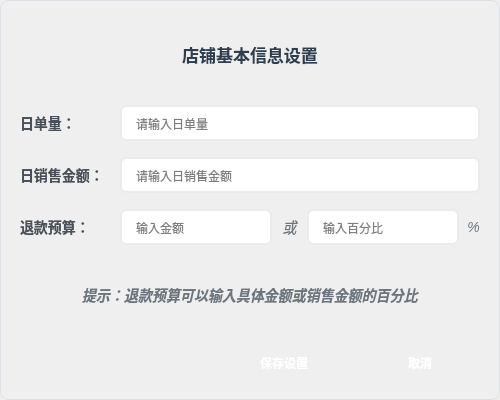
<?xml version="1.0" encoding="UTF-8"?>
<ui version="4.0">
 <class>StoreSettingsDialog</class>
 <widget class="QDialog" name="StoreSettingsDialog">
  <property name="geometry">
   <rect>
    <x>0</x>
    <y>0</y>
    <width>500</width>
    <height>400</height>
   </rect>
  </property>
  <property name="windowTitle">
   <string>店铺基本信息设置</string>
  </property>
  <property name="styleSheet">
   <string notr="true">
/* 对话框整体样式 */
QDialog {
    background: qlineargradient(x1: 0, y1: 0, x2: 0, y2: 1,
                                stop: 0 #f8f9fa, stop: 1 #e9ecef);
    border: 1px solid #dee2e6;
    border-radius: 8px;
}

/* 标签样式 */
QLabel {
    font-family: "YouYuan";
    font-size: 14px;
    color: #495057;
    font-weight: bold;
}

/* 输入框样式 */
QLineEdit {
    font-family: "YouYuan";
    font-size: 12px;
    padding: 8px 12px;
    border: 2px solid #e9ecef;
    border-radius: 6px;
    background-color: white;
    selection-background-color: #2196F3;
}

QLineEdit:focus {
    border-color: #2196F3;
    background-color: #f8fbff;
}

QLineEdit:placeholder {
    color: #adb5bd;
    font-style: italic;
}

/* 按钮样式 */
QPushButton {
    font-family: "YouYuan";
    font-size: 12px;
    font-weight: bold;
    padding: 8px 20px;
    border: none;
    border-radius: 6px;
    min-width: 80px;
}

/* 保存按钮 */
QPushButton#save_btn {
    background: qlineargradient(x1: 0, y1: 0, x2: 0, y2: 1,
                                stop: 0 #2196F3, stop: 1 #1976D2);
    color: white;
}

QPushButton#save_btn:hover {
    background: qlineargradient(x1: 0, y1: 0, x2: 0, y2: 1,
                                stop: 0 #1976D2, stop: 1 #1565C0);
}

QPushButton#save_btn:pressed {
    background: qlineargradient(x1: 0, y1: 0, x2: 0, y2: 1,
                                stop: 0 #1565C0, stop: 1 #0D47A1);
}

/* 取消按钮 */
QPushButton#cancel_btn {
    background: qlineargradient(x1: 0, y1: 0, x2: 0, y2: 1,
                                stop: 0 #6c757d, stop: 1 #5a6268);
    color: white;
}

QPushButton#cancel_btn:hover {
    background: qlineargradient(x1: 0, y1: 0, x2: 0, y2: 1,
                                stop: 0 #5a6268, stop: 1 #545b62);
}

QPushButton#cancel_btn:pressed {
    background: qlineargradient(x1: 0, y1: 0, x2: 0, y2: 1,
                                stop: 0 #545b62, stop: 1 #4e555b);
}

/* 特殊标签样式 */
QLabel#or_label, QLabel#percent_label {
    color: #6c757d;
    font-weight: normal;
    font-style: italic;
}
   </string>
  </property>
  <layout class="QVBoxLayout" name="verticalLayout">
   <property name="spacing">
    <number>16</number>
   </property>
   <property name="leftMargin">
    <number>20</number>
   </property>
   <property name="topMargin">
    <number>20</number>
   </property>
   <property name="rightMargin">
    <number>20</number>
   </property>
   <property name="bottomMargin">
    <number>20</number>
   </property>
   
   <!-- 标题区域 -->
   <item>
    <widget class="QLabel" name="title_label">
     <property name="text">
      <string>&lt;h3 style='color: #2c3e50; margin: 0;'&gt;店铺基本信息设置&lt;/h3&gt;</string>
     </property>
     <property name="alignment">
      <set>Qt::AlignCenter</set>
     </property>
    </widget>
   </item>
   
   <!-- 表单区域 -->
   <item>
    <layout class="QFormLayout" name="formLayout">
     <property name="horizontalSpacing">
      <number>16</number>
     </property>
     <property name="verticalSpacing">
      <number>16</number>
     </property>
     
     <!-- 日单量 -->
     <item row="0" column="0">
      <widget class="QLabel" name="daily_orders_label">
       <property name="text">
        <string>日单量：</string>
       </property>
      </widget>
     </item>
     <item row="0" column="1">
      <widget class="QLineEdit" name="daily_orders_edit">
       <property name="placeholderText">
        <string>请输入日单量</string>
       </property>
       <property name="minimumSize">
        <size>
         <width>200</width>
         <height>35</height>
        </size>
       </property>
      </widget>
     </item>
     
     <!-- 日销售金额 -->
     <item row="1" column="0">
      <widget class="QLabel" name="daily_sales_label">
       <property name="text">
        <string>日销售金额：</string>
       </property>
      </widget>
     </item>
     <item row="1" column="1">
      <widget class="QLineEdit" name="daily_sales_edit">
       <property name="placeholderText">
        <string>请输入日销售金额</string>
       </property>
       <property name="minimumSize">
        <size>
         <width>200</width>
         <height>35</height>
        </size>
       </property>
      </widget>
     </item>
     
     <!-- 退款预算 -->
     <item row="2" column="0">
      <widget class="QLabel" name="refund_budget_label">
       <property name="text">
        <string>退款预算：</string>
       </property>
      </widget>
     </item>
     <item row="2" column="1">
      <layout class="QHBoxLayout" name="horizontalLayout_refund">
       <property name="spacing">
        <number>8</number>
       </property>
       <item>
        <widget class="QLineEdit" name="refund_budget_amount_edit">
         <property name="placeholderText">
          <string>输入金额</string>
         </property>
         <property name="minimumSize">
          <size>
           <width>120</width>
           <height>35</height>
          </size>
         </property>
        </widget>
       </item>
       <item>
        <widget class="QLabel" name="or_label">
         <property name="text">
          <string>或</string>
         </property>
         <property name="alignment">
          <set>Qt::AlignCenter</set>
         </property>
        </widget>
       </item>
       <item>
        <widget class="QLineEdit" name="refund_budget_percent_edit">
         <property name="placeholderText">
          <string>输入百分比</string>
         </property>
         <property name="minimumSize">
          <size>
           <width>120</width>
           <height>35</height>
          </size>
         </property>
        </widget>
       </item>
       <item>
        <widget class="QLabel" name="percent_label">
         <property name="text">
          <string>%</string>
         </property>
         <property name="alignment">
          <set>Qt::AlignCenter</set>
         </property>
        </widget>
       </item>
      </layout>
     </item>
    </layout>
   </item>
   
   <!-- 说明文字 -->
   <item>
    <widget class="QLabel" name="description_label">
     <property name="text">
      <string>&lt;span style='color: #6c757d; font-style: italic; font-size: 14px;'&gt;提示：退款预算可以输入具体金额或销售金额的百分比&lt;/span&gt;</string>
     </property>
     <property name="alignment">
      <set>Qt::AlignCenter</set>
     </property>
    </widget>
   </item>
   
   <!-- 按钮区域 -->
   <item>
    <layout class="QHBoxLayout" name="horizontalLayout_buttons">
     <property name="spacing">
      <number>16</number>
     </property>
     <item>
      <spacer name="horizontalSpacer">
       <property name="orientation">
        <enum>Qt::Horizontal</enum>
       </property>
       <property name="sizeHint" stdset="0">
        <size>
         <width>40</width>
         <height>20</height>
        </size>
       </property>
      </spacer>
     </item>
     <item>
      <widget class="QPushButton" name="save_btn">
       <property name="text">
        <string>保存设置</string>
       </property>
       <property name="minimumSize">
        <size>
         <width>100</width>
         <height>35</height>
        </size>
       </property>
      </widget>
     </item>
     <item>
      <widget class="QPushButton" name="cancel_btn">
       <property name="text">
        <string>取消</string>
       </property>
       <property name="minimumSize">
        <size>
         <width>80</width>
         <height>35</height>
        </size>
       </property>
      </widget>
     </item>
    </layout>
   </item>
  </layout>
 </widget>
 <resources/>
 <connections/>
</ui>
